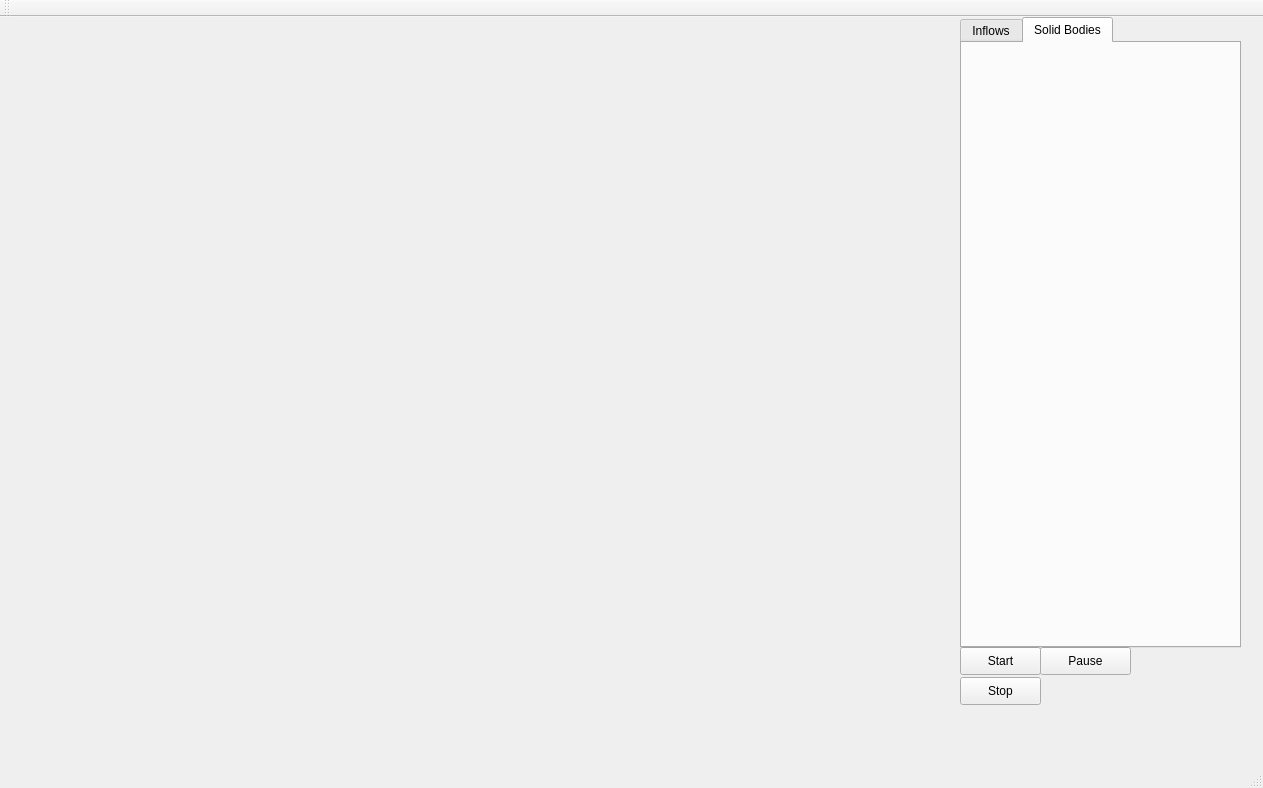
<?xml version="1.0" encoding="UTF-8"?>
<ui version="4.0">
 <class>MainWindow</class>
 <widget class="QMainWindow" name="MainWindow">
  <property name="geometry">
   <rect>
    <x>0</x>
    <y>0</y>
    <width>1263</width>
    <height>788</height>
   </rect>
  </property>
  <property name="windowTitle">
   <string>MainWindow</string>
  </property>
  <widget class="QWidget" name="centralWidget">
   <widget class="FluidGLWidget" name="widget" native="true">
    <property name="geometry">
     <rect>
      <x>0</x>
      <y>0</y>
      <width>951</width>
      <height>691</height>
     </rect>
    </property>
   </widget>
   <widget class="QPushButton" name="pause_button">
    <property name="geometry">
     <rect>
      <x>1040</x>
      <y>630</y>
      <width>91</width>
      <height>28</height>
     </rect>
    </property>
    <property name="text">
     <string>Pause</string>
    </property>
   </widget>
   <widget class="QPushButton" name="start_button">
    <property name="geometry">
     <rect>
      <x>960</x>
      <y>630</y>
      <width>81</width>
      <height>28</height>
     </rect>
    </property>
    <property name="text">
     <string>Start</string>
    </property>
   </widget>
   <widget class="QPushButton" name="stop_button">
    <property name="geometry">
     <rect>
      <x>960</x>
      <y>660</y>
      <width>81</width>
      <height>28</height>
     </rect>
    </property>
    <property name="text">
     <string>Stop</string>
    </property>
   </widget>
   <widget class="QTabWidget" name="tabWidget">
    <property name="geometry">
     <rect>
      <x>960</x>
      <y>0</y>
      <width>281</width>
      <height>631</height>
     </rect>
    </property>
    <property name="styleSheet">
     <string notr="true"/>
    </property>
    <property name="currentIndex">
     <number>1</number>
    </property>
    <widget class="InFlowWidget" name="inflows_tab">
     <property name="styleSheet">
      <string notr="true"/>
     </property>
     <attribute name="title">
      <string>Inflows</string>
     </attribute>
    </widget>
    <widget class="SolidBodyTab" name="solidBodyTab">
     <attribute name="title">
      <string>Solid Bodies</string>
     </attribute>
    </widget>
   </widget>
  </widget>
  <widget class="QMenuBar" name="menuBar">
   <property name="geometry">
    <rect>
     <x>0</x>
     <y>0</y>
     <width>1263</width>
     <height>26</height>
    </rect>
   </property>
  </widget>
  <widget class="QToolBar" name="mainToolBar">
   <attribute name="toolBarArea">
    <enum>TopToolBarArea</enum>
   </attribute>
   <attribute name="toolBarBreak">
    <bool>false</bool>
   </attribute>
  </widget>
  <widget class="QStatusBar" name="statusBar"/>
 </widget>
 <layoutdefault spacing="6" margin="11"/>
 <customwidgets>
  <customwidget>
   <class>FluidGLWidget</class>
   <extends>QWidget</extends>
   <header>src/gui/fluidglwidget.h</header>
   <container>1</container>
  </customwidget>
  <customwidget>
   <class>InFlowWidget</class>
   <extends>QWidget</extends>
   <header location="global">src/gui/InFlowWidget.hpp</header>
   <container>1</container>
  </customwidget>
  <customwidget>
   <class>SolidBodyTab</class>
   <extends>QWidget</extends>
   <header location="global">src/gui/solidbodytab.h</header>
   <container>1</container>
  </customwidget>
 </customwidgets>
 <resources/>
 <connections/>
</ui>
